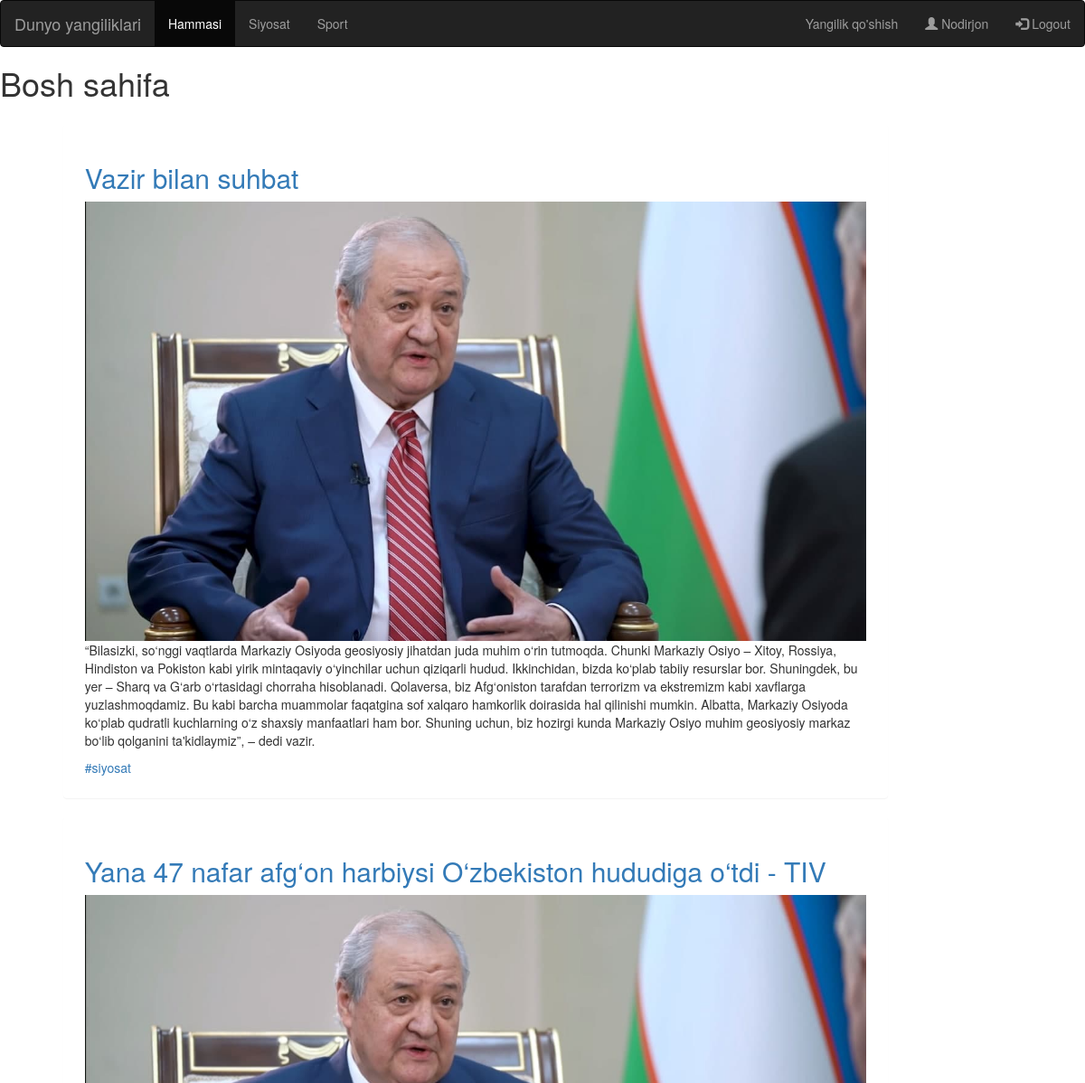
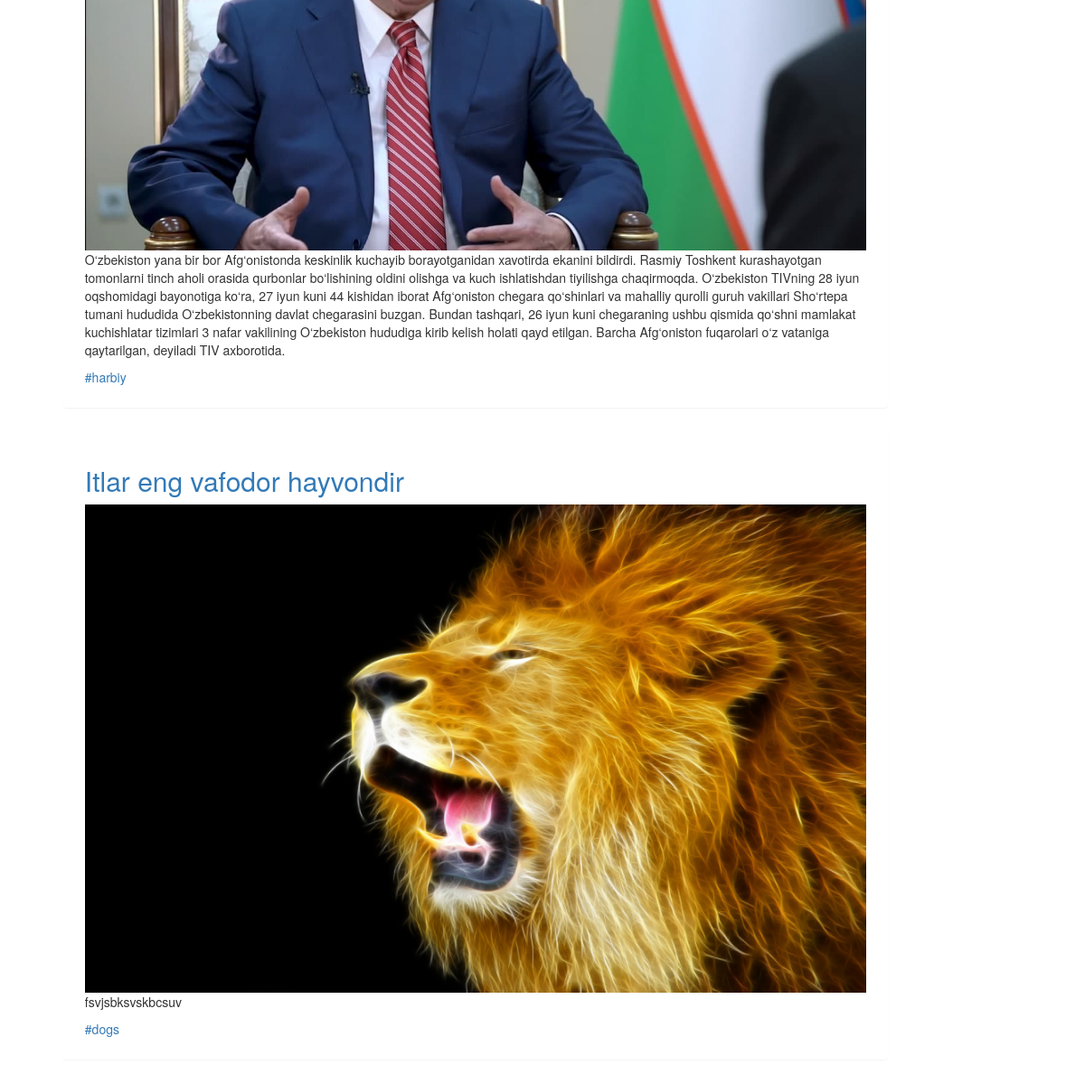
The app's page / (signed in) with its own data (2 pictures, top to bottom).
### kunuz/models.py (models this page shows, shortened)
class New(models.Model):
    theme = models.CharField(max_length=300,null=True)
    text = models.CharField(max_length=1000,null=True)
    tag = models.CharField(max_length=50,null=True)
    image = models.ImageField(null=True)
    added_date = models.DateTimeField(auto_now_add=True)
    @property
    def imageURL(self):
        try:
            return self.image.url
        except Exception as e:
            print('Error')
            return ''

### kunuz/views.py (the view)
# urls.py: path('', main, name = 'main')
def main(request):
    news = New.objects.all()
    context = {
        "news" : news
    }
    return render(request, 'index.html', context)

### templates/index.html
{% extends 'main.html' %}
{% block content %}
		<h1>Bosh sahifa</h1>
		<ul type="circle">
			<div class = 'container'>
				{% for new in news %}
			<li>
				<div class = 'panel'>
					<a href="{{new.id}}"><h2>{{ new.theme }}</h2></a>
					<img class="pic" src="{{new.imageURL}}">
					<p>{{ new.text }}</p>
				<a href="#">#{{new.tag}}</a>
				</div>
			</li>
			{% endfor %}
			</div>
		</ul>
{% endblock %}

### templates/main.html (shortened to what this page needs)
<!DOCTYPE html>
<html>
{% load static %}
<head>
	<link rel="stylesheet" type="text/css" href="{% static 'style.css' %}">
	<link rel="stylesheet" href="https://maxcdn.bootstrapcdn.com/bootstrap/3.4.1/css/bootstrap.min.css">
</head>
<body>
	<nav class="navbar navbar-inverse">
	  <div class="container-fluid">
		<div class="navbar-header">
		  <a class="navbar-brand" href="#">Dunyo yangiliklari</a>
		</div>
		<ul class="nav navbar-nav">
		  <li class="active"><a href="#">Hammasi</a></li>
		  <li><a href="#">Siyosat</a></li>
		  <li><a href="#">Sport</a></li>
		</ul>
		<ul class="nav navbar-nav navbar-right">
		   <li><a href="#">Yangilik qo'shish</a></li>
		{% if request.user.username %}
		  <li><a href="#"><span class="glyphicon glyphicon-user"></span> {{request.user.username}}</a></li>
		  <li><a href="#"><span class="glyphicon glyphicon-log-in"></span> Logout</a></li>
		{% else %}
		  <li><a href="#"><span class="glyphicon glyphicon-user"></span> Sign up </a></li>
		  <li><a href="#"><span class="glyphicon glyphicon-log-in"></span> Login</a></li>
		{% endif %}
		</ul>
	  </div>
	</nav>
	{% block content %}
	{% endblock %}
</body>
</html>

### static/style.css (style rules this page uses)
.panel { box-shadow: 1px 1px 4px 3px gray; padding: 2%; margin: 15px; width: 80%; border-radius: 10px; position: relative; }
.container li { list-style: none; }
.pic { width: 100%; height: auto; }

### records on screen
New: theme "Vazir bilan suhbat", imageURL (picture), text "“Bilasizki, so‘nggi vaqtlarda Markaziy Osiyoda geosiyosiy jihatdan juda muhim o‘rin tutmoqda. Chunki Markaziy Osiyo – Xitoy, Rossiya, Hindiston va Pokiston kabi yirik mintaqaviy o‘yinchilar uchun qiziqarli hudud. Ikkinchidan, bizda ko‘plab tabiiy resurslar bor. Shuningdek, bu yer – Sharq va G‘arb o‘rtasidagi chorraha hisoblanadi. Qolaversa, biz Afg‘oniston tarafdan terrorizm va ekstremizm kabi xavflarga yuzlashmoqdamiz. Bu kabi barcha muammolar faqatgina sof xalqaro hamkorlik doirasida hal qilinishi mumkin. Albatta, Markaziy Osiyoda ko‘plab qudratli kuchlarning o‘z shaxsiy manfaatlari ham bor. Shuning uchun, biz hozirgi kunda Markaziy Osiyo muhim geosiyosiy markaz bo‘lib qolganini…", tag "siyosat"
New: theme "Yana 47 nafar afg‘on harbiysi O‘zbekiston hududiga o‘tdi - TIV", imageURL (picture), text "O‘zbekiston yana bir bor Afg‘onistonda keskinlik kuchayib borayotganidan xavotirda ekanini bildirdi. Rasmiy Toshkent kurashayotgan tomonlarni tinch aholi orasida qurbonlar bo‘lishining oldini olishga va kuch ishlatishdan tiyilishga chaqirmoqda. O‘zbekiston TIVning 28 iyun oqshomidagi bayonotiga ko‘ra, 27 iyun kuni 44 kishidan iborat Afg‘oniston chegara qo‘shinlari va mahalliy qurolli guruh vakillari Sho‘rtepa tumani hududida O‘zbekistonning davlat chegarasini buzgan. Bundan tashqari, 26 iyun kuni chegaraning ushbu qismida qo‘shni mamlakat kuchishlatar tizimlari 3 nafar vakilining O‘zbekiston hududiga kirib kelish holati qayd etilgan. Barcha Afg‘oniston fuqarolari o‘z vataniga qaytarilgan,…", tag "harbiy"
New: theme "Itlar eng vafodor hayvondir", imageURL (picture), text "fsvjsbksvskbcsuv", tag "dogs"

### other values on screen
{{ request.user.username }} "Nodirjon"
